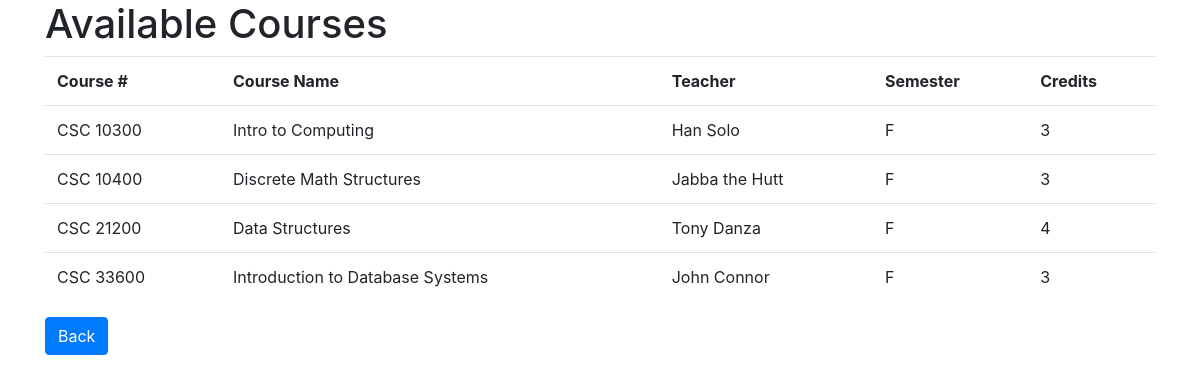
/courses/view_courses/, run on an earlier commit of the app's database.
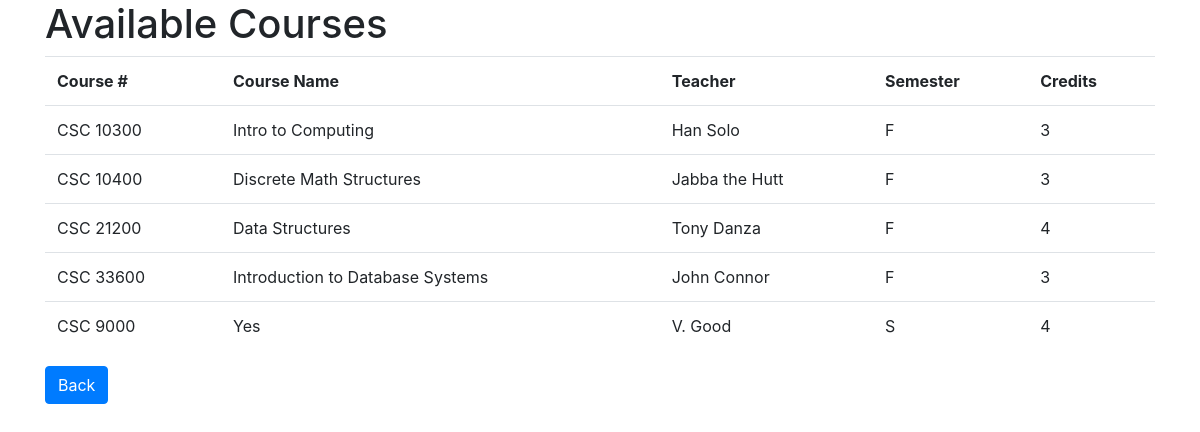
And on a later commit of the database.
### courses/models.py (models this page shows)
class Courses(models.Model):
    course_number=models.CharField(max_length=50)
    course_name=models.CharField(max_length=100)
    teacher=models.CharField(max_length=50)
    term=models.CharField(max_length=50,choices=terms)
    credits=models.PositiveIntegerField(default=0)

### courses/views.py (the view)
# urls.py: path('view_courses/', views.view_courses, name='view_courses'),
def view_courses(request):
    queryset=Courses.objects.all()
    context ={
        "object_list": queryset,
        "title": "list"
    }
    return render(request, 'view_courses.html',context)

### templates/view_courses.html (shortened to what this page needs)
{% extends 'base.html' %}
{% block content %}
<div class='container'>
  <h1>Available Courses</h1>
  {% if object_list %}
  <table class='table'>
    <tr>
      <th>Course #</th>
      <th>Course Name</th>
      <th>Teacher</th>
      <th>Semester</th>
      <th>Credits</th>
    </tr>
      {% for obj in object_list %}
    <tr>
      <td>{{obj.course_number}}</td>
      <td>{{obj.course_name}}</td>
      <td>{{obj.teacher}}</td>
      <td>{{obj.term}}</td>
      <td>{{obj.credits}}</td>
    </tr>
      {% endfor %}
  </table>
  {% else %}
  <div class='alert alert-secondary' role='alert'>No Courses</div>
  {% endif %}
  <a href={% url 'home' %} class='btn btn-primary'>Back</a>
</div>
{% endblock %}

What changed in the data, as far as the page shows it:
added Courses: course_number "CSC 9000", course_name "Yes", teacher "V. Good", term "S", credits "4"
